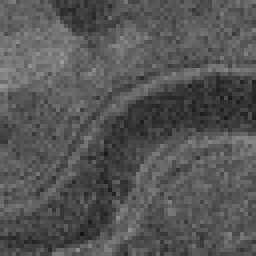
#> input picture data/noisy/River_2465_gaussian_10.png, 64 x 64 px, given as the content of the folder ../workspace/images, which was not available (shown 4 times larger)
$ python main.py
#> lines starting #> are read from the running program, lines starting #| are printed output that depends on the picture; after the words box and inside, x2 and y2 are one past the last pixel; in counts of white or black regions, pixels touching at a corner belong together; pictures that were not available may be replaced by others from this repository, and a replacement may not be noted
### src-1/noise_models.py
import numpy as np
import cv2
import os

def add_gaussian_noise(image, sigma):
    """
    image: grayscale image (uint8)
    sigma: standard deviation of Gaussian noise
    """
    noise = np.random.normal(0, sigma, image.shape)
    noisy = image.astype(np.float32) + noise
    noisy = np.clip(noisy, 0, 255)
    return noisy.astype(np.uint8)


def add_salt_pepper_noise(image, prob):
    """
    prob: probability of noise
    """
    noisy = image.copy()
    h, w = image.shape

    num_pixels = int(prob * h * w)

    # Salt (white)
    coords = [np.random.randint(0, i, num_pixels) for i in image.shape]
    noisy[coords[0], coords[1]] = 255

    # Pepper (black)
    coords = [np.random.randint(0, i, num_pixels) for i in image.shape]
    noisy[coords[0], coords[1]] = 0

    return noisy

### src-1/filters.py
import cv2

def mean_filter(image, ksize):
    return cv2.blur(image, (ksize, ksize))


def median_filter(image, ksize):
    return cv2.medianBlur(image, ksize)


def gaussian_filter(image, ksize, sigma):
    return cv2.GaussianBlur(image, (ksize, ksize), sigma)

### src-1/main.py
import os
import cv2
import numpy as np
import matplotlib.pyplot as plt

from noise_models import add_gaussian_noise, add_salt_pepper_noise

from filters import mean_filter, median_filter, gaussian_filter


IMAGE_DIR = "../workspace/images"

OUTPUT_NOISE_DIR = "../data/noisy"
OUTPUT_DENOISED_DIR = "../data/denoised"
OUTPUT_FIG_DIR = "../results"

os.makedirs(OUTPUT_NOISE_DIR, exist_ok=True)
os.makedirs(OUTPUT_DENOISED_DIR, exist_ok=True)
os.makedirs(OUTPUT_FIG_DIR, exist_ok=True)


image_files = sorted(os.listdir(IMAGE_DIR))
assert len(image_files) > 0, "❌ No images found in IMAGE_DIR"

print(f"📂 Found {len(image_files)} satellite images.")


for idx, image_name in enumerate(image_files):

    print(f"\n🔄 Processing [{idx+1}/{len(image_files)}]: {image_name}")

    image_path = os.path.join(IMAGE_DIR, image_name)


    img_bgr = cv2.imread(image_path)
#> img_bgr is the input picture: shape (64, 64, 3); min 21, max 156, mean 85
    if img_bgr is None:
        print("⚠️ Skipping image (could not load)")
        continue

    img_rgb = cv2.cvtColor(img_bgr, cv2.COLOR_BGR2RGB)


    img_gray = cv2.cvtColor(img_rgb, cv2.COLOR_RGB2GRAY)


    gaussian_10 = add_gaussian_noise(img_gray, sigma=10)
#> in add_gaussian_noise, `noisy = image.astype(np.float32) + noise`:
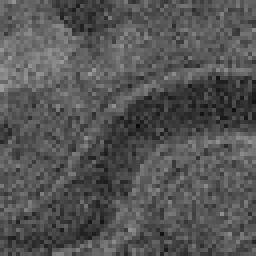
#> noisy: shape (64, 64) float64 (shown 4 times larger); min 10.83, max 156.7, mean 84.7
    gaussian_20 = add_gaussian_noise(img_gray, sigma=20)
#> call 2 of add_gaussian_noise, with sigma = 20
#> in add_gaussian_noise (call 2), `noisy = image.astype(np.float32) + noise`:
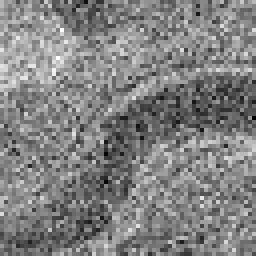
#> noisy: shape (64, 64) float64 (shown 4 times larger); min -15.11, max 181.8, mean 84.9; drawn with min black and max white
#> in add_gaussian_noise (call 2), `noisy = np.clip(noisy, 0, 255)`:
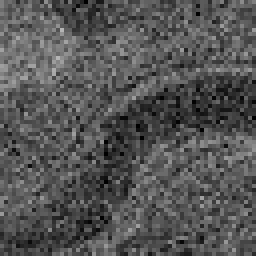
#> noisy: shape (64, 64) float64 (shown 4 times larger); min 0, max 181.8, mean 84.9
    salt_pepper = add_salt_pepper_noise(img_gray, prob=0.02)
#> in add_salt_pepper_noise, `noisy[coords[0], coords[1]] = 255`:
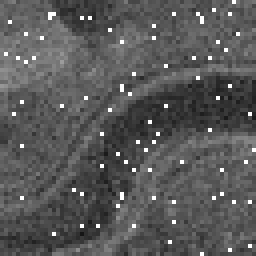
#> noisy: shape (64, 64) (shown 4 times larger); min 21, max 255, mean 88.3
#> in add_salt_pepper_noise, `noisy[coords[0], coords[1]] = 0`:
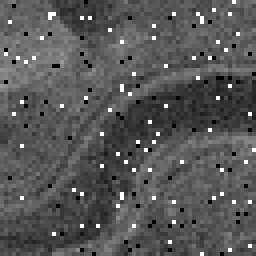
#> noisy: shape (64, 64) (shown 4 times larger); 1.98% of pixels changed, all inside (x1, y1, x2, y2) = (1, 0, 64, 64)


    gaussian_10 = np.clip(gaussian_10, 0, 255).astype(np.uint8)
    gaussian_20 = np.clip(gaussian_20, 0, 255).astype(np.uint8)
    salt_pepper = np.clip(salt_pepper, 0, 255).astype(np.uint8)


# [46 lines of commented-out code are left out]
base_name = os.path.splitext(image_name)[0]

cv2.imwrite(os.path.join(OUTPUT_NOISE_DIR, f"{base_name}_gaussian_10.png"), gaussian_10)
cv2.imwrite(os.path.join(OUTPUT_NOISE_DIR, f"{base_name}_gaussian_20.png"), gaussian_20)
cv2.imwrite(os.path.join(OUTPUT_NOISE_DIR, f"{base_name}_salt_pepper.png"), salt_pepper)

#Apply Filters
mean_3 = mean_filter(gaussian_10, 3)
#> in mean_filter, `return cv2.blur(image, (ksize, ksize))`:
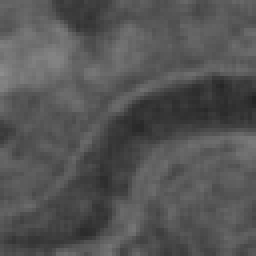
#> returned value: shape (64, 64) (shown 4 times larger); min 35, max 141, mean 84.3
mean_5 = mean_filter(gaussian_10, 5)

median_3 = median_filter(salt_pepper, 3)
median_5 = median_filter(salt_pepper, 5)

gauss_3 = gaussian_filter(gaussian_10, 3, sigma=1)
gauss_5 = gaussian_filter(gaussian_10, 5, sigma=1.5)


    # Save denoised outputs
cv2.imwrite(os.path.join(OUTPUT_DENOISED_DIR, f"{base_name}_mean_3.png"), mean_3)
cv2.imwrite(os.path.join(OUTPUT_DENOISED_DIR, f"{base_name}_mean_5.png"), mean_5)

cv2.imwrite(os.path.join(OUTPUT_DENOISED_DIR, f"{base_name}_median_3.png"), median_3)
cv2.imwrite(os.path.join(OUTPUT_DENOISED_DIR, f"{base_name}_median_5.png"), median_5)

cv2.imwrite(os.path.join(OUTPUT_DENOISED_DIR, f"{base_name}_gaussian_3.png"), gauss_3)
cv2.imwrite(os.path.join(OUTPUT_DENOISED_DIR, f"{base_name}_gaussian_5.png"), gauss_5)


print("\n✅ Step 3 completed successfully.")
print("Saved:")
print("- Noisy images → ../data/noisy/")
print("- Denoised images → ../data/denoised/")
print("- Visual comparisons → ../results/")
print("Applied filters:")
print("- Mean (3×3, 5×5)")
print("- Median (3×3, 5×5)")
print("- Gaussian (3×3, 5×5)")

$ run again, on data/noisy/gaussian_sigma_20.png
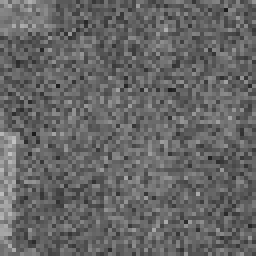
#> input picture data/noisy/gaussian_sigma_20.png, 64 x 64 px, given as the content of the folder ../workspace/images, which was not available (shown 4 times larger)
#> img_bgr is the input picture: shape (64, 64, 3); min 27, max 193, mean 101.6
#> in add_salt_pepper_noise, `noisy[coords[0], coords[1]] = 0`:
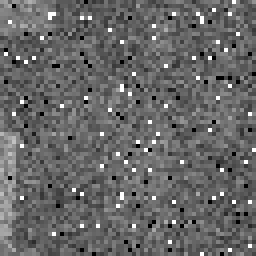
#> noisy: shape (64, 64) (shown 4 times larger); min 0, max 255, mean 102.7
#> in mean_filter, `return cv2.blur(image, (ksize, ksize))`:
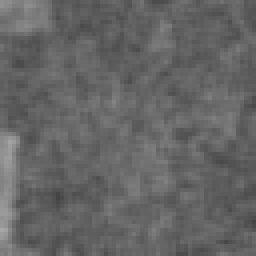
#> returned value: shape (64, 64) (shown 4 times larger); min 68, max 166, mean 100.8

$ run again, on data/noisy/salt_pepper_p_002.png
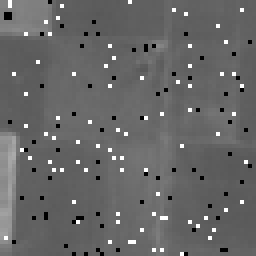
#> input picture data/noisy/salt_pepper_p_002.png, 64 x 64 px, given as the content of the folder ../workspace/images, which was not available (shown 4 times larger)
#> img_bgr is the input picture: shape (64, 64, 3); min 0, max 255, mean 102.8
#> in add_salt_pepper_noise, `noisy[coords[0], coords[1]] = 0`:
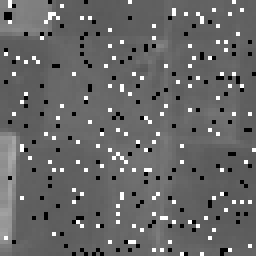
#> noisy: shape (64, 64) (shown 4 times larger); min 0, max 255, mean 103.6
#> in median_filter, `return cv2.medianBlur(image, ksize)`:
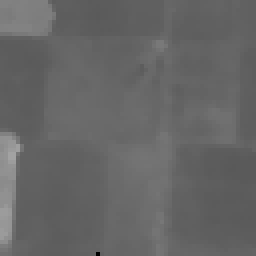
#> returned value: shape (64, 64) (shown 4 times larger); min 0, max 162, mean 101.6
